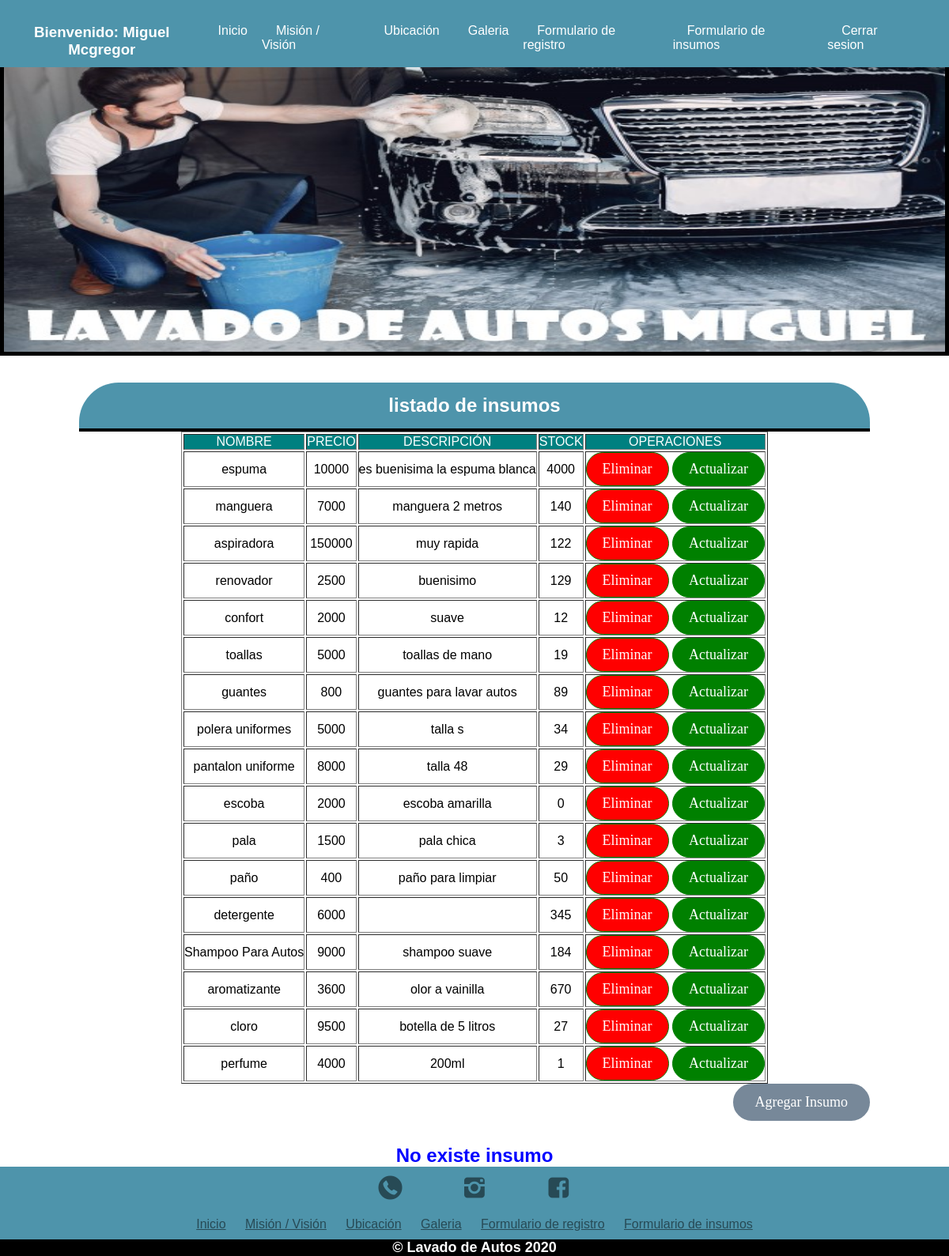
Screenshot of /buscar/1/ (signed in) with the database file from the repository.
### miProyectodwy/models.py (models this page shows, shortened)
class Slider1(models.Model):
    ident = models.CharField(max_length=15,primary_key=True)
    imagen = models.ImageField(upload_to='autos',null=True)

class Insumos(models.Model):
    nombre = models.CharField(max_length=120,primary_key=True)
    precio = models.IntegerField()
    descripcion = models.TextField()
    stock = models.IntegerField()

### miProyectodwy/views.py (the view)
# urls.py: path('buscar/<id>/',buscar,name='BUSCAR'),
@login_required(login_url='/login/')
def buscar(request,id):
    try:
        insumo = Insumos.objects.get(nombre=id)
        sliders = Slider1.objects.all()
        return render(request,'web/formulario_insumo_modificar.html',{'insumo':insumo,'imagenes':sliders})
    except:
        msg='No existe insumo'
    lista = Insumos.objects.all()
    sliders = Slider1.objects.all()
    return render(request,'web/admin_insumos.html',{'lista_insumos':lista, 'msg':msg,'imagenes':sliders})

### miProyectodwy/templates/web/admin_insumos.html (shortened to what this page needs)
{% extends "web/plantilla.html" %}
{% load static%}
{% block contenido %}
        <div class="contenedor">
            <div id="contenido">
                <div id="section2">
                <h2 class="formulariotitulo"> listado de insumos </h2>
                    <table style="margin: auto;" border="1"   >
                          <tr style="background-color: teal; color: white; text-align: center;">
                              <td>NOMBRE</td>
                              <td>PRECIO</td>
                              <td>DESCRIPCIÓN</td>
                              <td>STOCK</td>
                              <td>OPERACIONES</td>
                           </tr>
                        {% for item in lista_insumos %}
                        <tr style="text-align: center;" >
                            <td>{{item.nombre}}</td>
                            <td>{{item.precio}}</td>
                            <td>{{item.descripcion}}</td>
                            <td>{{item.stock}}</td>
                            <td>
                                <input type="button" value="Eliminar" onclick="eliminar('{{item.nombre}}')" class="botonregistrar" style="background-color: red;" >
                                <input type="button" value="Actualizar" onclick="actualizar('{{item.nombre}}')" class="botonregistrar"  >
                                </td>
                        </tr>
                        {% endfor %}
                    </table>
                    <input type="button" onclick="ir()" value="Agregar Insumo" class="botonlimpiar" style="float: right; " >
                </div>
            </div>
        </div>
     <div style="text-align: center; color: blue;">
            <h2>{{msg}}</h2>
        </div>
{% endblock  %}

### miProyectodwy/templates/web/plantilla.html (shortened to what this page needs)
<!DOCTYPE html>
<html lang="es">
{% load static %}
<head>
    <link rel="stylesheet" href="{%static 'iconos/css/fontello.css' %}">
    <link rel="stylesheet" href="{%static 'css/menu.css' %}">
    <link rel="stylesheet" href="{%static 'css/estilos-index.css' %}">
    <link rel="stylesheet" href="{% static 'css/footer.css' %}">
    <link rel="stylesheet" href="{%static 'css/misionvision.css'%}">
    <link rel="stylesheet" href="{%static 'css/ubicacion.css' %}">
    <link rel="stylesheet" href="{%static 'css/galeria.css'  %}">
    <link rel="stylesheet" href=" {%static 'dist/css/lightbox.min.css' %}">
    <link rel="stylesheet" href="{%static 'css/formulario_registro.css' %}">
    <link rel="stylesheet" href=" {%static 'css/formulario_insumos.css' %}">
    <link rel="stylesheet" href="{%static 'js/script.js' %}">
</head>
<body>
    <header>
        <nav class="menu">
            <ul>
                {% if user.is_authenticated %}
                <li><h3 style="text-align: center; ; color: white; font-family: 'Franklin Gothic Medium', 'Arial Narrow', Arial, sans-serif; ">Bienvenido: {{user.first_name}} {{user.last_name}}</h3></li>
                {% endif %}
                <li><a href="{% url 'INDEX' %}">Inicio</a></li>
                <li><a href="{% url 'MISIONVISION' %}">Misión / Visión</a></li>
                <li><a href="{% url 'UBICACION' %}">Ubicación</a></li>
                <li><a href="{% url 'GALERIA' %}">Galeria</a></li>
                <li><a href="{% url 'FORMULARIOREGISTRO' %}">Formulario de registro</a></li>
                <li><a href="{% url 'FORMULARIOINSUMOS' %}">Formulario de insumos</a></li>
                {% if user.is_authenticated %}
                <li><a href="{% url 'LOGOUT' %}">Cerrar sesion</a></li>
                {% else %}
                <li><a href="{% url 'LOGIN' %}">Login</a></li>
                {% endif %}
            </ul>
        </nav>
    </header>
    <main>
        <div class="slider">
            <ul>
                {% for item in imagenes %}
                <li id="{{item.ident}}"> <img src="{{item.imagen.url}}" alt=""></li>
                {% endfor %}
            </ul>
        </div>
        {% block contenido  %}
        {% endblock contenido  %}
    </main>
    <footer>
        <div class="contenedor-footer">
            <div class="sociales">
                <a href="https://web.whatsapp.com"><label class="icon-whatsapp"></label></a>
                <a href="https://www.instagram.com"><label class="icon-instagram"></label></a>
                <a href="https://www.facebook.com/"><label class="icon-facebook"></label></a>
            </div>
            <div class="paginas">
                <a href="{% url 'INDEX' %}">Inicio</a>
                <a href="{% url 'MISIONVISION' %}">Misión / Visión</a>
                <a href="{% url 'UBICACION' %}">Ubicación</a>
                <a href="{% url 'GALERIA' %}">Galeria</a>
                <a href="{% url 'FORMULARIOREGISTRO' %}">Formulario de registro</a>
                <a href="{% url 'FORMULARIOINSUMOS' %}">Formulario de insumos</a>
            </div>
        </div>
        <h2 class="titulo-final">&copy; Lavado de Autos 2020</h2>
    </footer>
</body>
</html>

### miProyectodwy/static/css/menu.css (style rules this page uses)
* { margin: 0; padding: 0; box-sizing: border-box; font-family: Arial, Helvetica, sans-serif; }
header { width: 100%; height: 85px; background: #4e94ab; position: fixed; z-index: 100; }
.menu { width: auto; float: right; margin-top: 30px; margin-right: 2%; }
.menu ul { display: flex; }
.menu li { list-style: none; }
.menu li a { padding: 18px; text-decoration: none; color: white; }

### miProyectodwy/static/css/estilos-index.css (style rules this page uses)
.slider { width: 100%; margin: auto; overflow: hidden; }
.slider ul { display: flex; padding: 0%; width: 400%; animation: cambio 20s infinite alternate; }
.slider li { width: 100%; list-style: none; }
.slider img { width: 100%; height: 450px; border: 5px solid black; }
.contenedor { padding: 30px 0; width: 90%; max-width: 1000px; margin: auto; overflow: hidden; }

### miProyectodwy/static/css/footer.css (style rules this page uses)
footer { background: #4E94AB; width: 100%; overflow: hidden; }
.contenedor-footer .sociales { width: 100%; height: auto; text-align: center; padding: 10px 0; }
.icon-whatsapp, .icon-instagram, .icon-facebook { padding: 30px; color: rgba(0, 0, 0, 0.5); font-size: 30px; }
.contenedor-footer .paginas { width: 100%; margin: auto; background: #4E94AB; float: left; text-align: center; padding: 10px 0; }
.paginas a { color: rgba(0, 0, 0, 0.5); padding: 10px; }
.titulo-final { background: black; color: white; font-size: 18px; margin: auto; text-align: center; }

### miProyectodwy/static/css/misionvision.css (style rules this page uses)
.slider { width: 100%; margin: auto; overflow: hidden; }
.slider ul { display: flex; padding: 0%; width: 400%; animation: cambio 20s infinite alternate; }
.slider li { width: 100%; list-style: none; }
.slider img { width: 100%; height: 450px; border: 5px solid black; }

### miProyectodwy/static/css/galeria.css (style rules this page uses)
body { font-family: cursive; }

### miProyectodwy/static/css/formulario_registro.css (style rules this page uses)
.formulariotitulo { background-color: #4e94ab; font-family: Verdana, Geneva, Tahoma, sans-serif; color: white; padding: 15px; text-align: center; border-bottom: solid 4px black; border-top-left-radius: 50px; border-top-right-radius: 50px; }
input { font-family: 'Times New Roman', Times, serif; text-align: center; padding: 10px; font-size: 18px; border-radius: 96px; border: solid 3px #4e94ab; margin-bottom: 12px; }
.botonregistrar { background-color: green; color: white; margin: auto; padding: 10px 20px; cursor: pointer; border: solid 1px green; }
.botonlimpiar { background-color: lightslategray; color: white; margin: auto; padding: 10px 25px; cursor: pointer; border: solid 1px lightslategray; }

### miProyectodwy/static/css/formulario_insumos.css (style rules this page uses)
.formulariotitulo { background-color: #4e94ab; font-family: Verdana, Geneva, Tahoma, sans-serif; color: white; padding: 15px; text-align: center; border-bottom: solid 4px black; border-top-left-radius: 50px; border-top-right-radius: 50px; }
input { font-family: 'Times New Roman', Times, serif; text-align: center; padding: 10px; font-size: 18px; border-radius: 96px; border: solid 3px #4e94ab; margin-bottom: 12px; }
.botonregistrar { background-color: green; color: white; margin: auto; padding: 10px 20px; cursor: pointer; border: solid 1px green; }
.botonlimpiar { background-color: lightslategray; color: white; margin: auto; padding: 10px 25px; cursor: pointer; border: solid 3px lightslategray; }

### rows the page displays
Slider1: imagen (picture)
Insumos: nombre "espuma", precio "10000", descripcion "es buenisima la espuma blanca", stock "4000"
Insumos: nombre "manguera", precio "7000", descripcion "manguera 2 metros", stock "140"
Insumos: nombre "aspiradora", precio "150000", descripcion "muy rapida", stock "122"
Insumos: nombre "renovador", precio "2500", descripcion "buenisimo", stock "129"
Insumos: nombre "confort", precio "2000", descripcion "suave", stock "12"
Insumos: nombre "toallas", precio "5000", descripcion "toallas de mano", stock "19"
Insumos: nombre "guantes", precio "800", descripcion "guantes para lavar autos", stock "89"
Insumos: nombre "polera uniformes", precio "5000", descripcion "talla s", stock "34"
Insumos: nombre "pantalon uniforme", precio "8000", descripcion "talla 48", stock "29"
Insumos: nombre "escoba", precio "2000", descripcion "escoba amarilla", stock "0"
Insumos: nombre "pala", precio "1500", descripcion "pala chica", stock "3"
Insumos: nombre "paño", precio "400", descripcion "paño para limpiar", stock "50"
Insumos: nombre "detergente", precio "6000", stock "345"
Insumos: nombre "Shampoo Para Autos", precio "9000", descripcion "shampoo suave", stock "184"
Insumos: nombre "aromatizante", precio "3600", descripcion "olor a vainilla", stock "670"
Insumos: nombre "cloro", precio "9500", descripcion "botella de 5 litros", stock "27"
Insumos: nombre "perfume", precio "4000", descripcion "200ml", stock "1"

### other values shown
{{ user.first_name }} "Miguel"
{{ user.last_name }} "Mcgregor"
{{ msg }} "No existe insumo"
